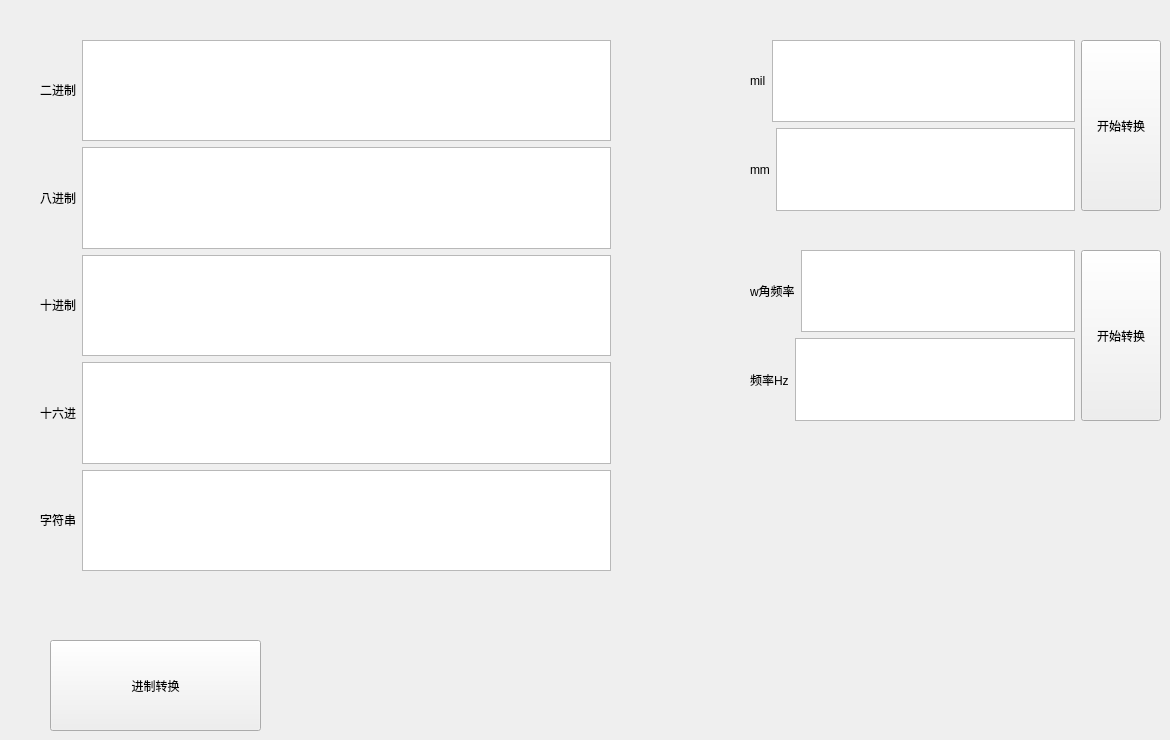
      <widget class="QWidget" name="tab_5">
       <attribute name="title">
        <string>单位进制转换</string>
       </attribute>
       <widget class="QPushButton" name="pushButton_9">
        <property name="geometry">
         <rect>
          <x>50</x>
          <y>640</y>
          <width>211</width>
          <height>91</height>
         </rect>
        </property>
        <property name="text">
         <string>进制转换</string>
        </property>
       </widget>
       <widget class="QWidget" name="layoutWidget_2">
        <property name="geometry">
         <rect>
          <x>750</x>
          <y>250</y>
          <width>411</width>
          <height>171</height>
         </rect>
        </property>
        <layout class="QHBoxLayout" name="horizontalLayout_50">
         <item>
          <layout class="QVBoxLayout" name="verticalLayout_104">
           <item>
            <layout class="QHBoxLayout" name="horizontalLayout_51">
             <item>
              <widget class="QLabel" name="label_112">
               <property name="text">
                <string>w角频率</string>
               </property>
              </widget>
             </item>
             <item>
              <widget class="QTextEdit" name="textEdit_20"/>
             </item>
            </layout>
           </item>
           <item>
            <layout class="QHBoxLayout" name="horizontalLayout_52">
             <item>
              <widget class="QLabel" name="label_113">
               <property name="text">
                <string>频率Hz</string>
               </property>
              </widget>
             </item>
             <item>
              <widget class="QTextEdit" name="textEdit_21"/>
             </item>
            </layout>
           </item>
          </layout>
         </item>
         <item>
          <widget class="QPushButton" name="pushButton_19">
           <property name="sizePolicy">
            <sizepolicy hsizetype="Preferred" vsizetype="Preferred">
             <horstretch>0</horstretch>
             <verstretch>0</verstretch>
            </sizepolicy>
           </property>
           <property name="minimumSize">
            <size>
             <width>0</width>
             <height>150</height>
            </size>
           </property>
           <property name="text">
            <string>开始转换</string>
           </property>
          </widget>
         </item>
        </layout>
       </widget>
       <widget class="QWidget" name="">
        <property name="geometry">
         <rect>
          <x>40</x>
          <y>40</y>
          <width>571</width>
          <height>531</height>
         </rect>
        </property>
        <layout class="QVBoxLayout" name="verticalLayout_102">
         <item>
          <layout class="QHBoxLayout" name="horizontalLayout_20">
           <item>
            <widget class="QLabel" name="label_39">
             <property name="sizePolicy">
              <sizepolicy hsizetype="Fixed" vsizetype="Fixed">
               <horstretch>0</horstretch>
               <verstretch>0</verstretch>
              </sizepolicy>
             </property>
             <property name="text">
              <string>二进制</string>
             </property>
            </widget>
           </item>
           <item>
            <widget class="QTextEdit" name="textEdit_3">
             <property name="sizePolicy">
              <sizepolicy hsizetype="Preferred" vsizetype="Preferred">
               <horstretch>0</horstretch>
               <verstretch>0</verstretch>
              </sizepolicy>
             </property>
            </widget>
           </item>
          </layout>
         </item>
         <item>
          <layout class="QHBoxLayout" name="horizontalLayout_24">
           <item>
            <widget class="QLabel" name="label_43">
             <property name="sizePolicy">
              <sizepolicy hsizetype="Fixed" vsizetype="Fixed">
               <horstretch>0</horstretch>
               <verstretch>0</verstretch>
              </sizepolicy>
             </property>
             <property name="text">
              <string>八进制</string>
             </property>
            </widget>
           </item>
           <item>
            <widget class="QTextEdit" name="textEdit_4">
             <property name="sizePolicy">
              <sizepolicy hsizetype="Preferred" vsizetype="Preferred">
               <horstretch>0</horstretch>
               <verstretch>0</verstretch>
              </sizepolicy>
             </property>
            </widget>
           </item>
          </layout>
         </item>
         <item>
          <layout class="QHBoxLayout" name="horizontalLayout_25">
           <item>
            <widget class="QLabel" name="label_44">
             <property name="sizePolicy">
              <sizepolicy hsizetype="Fixed" vsizetype="Fixed">
               <horstretch>0</horstretch>
               <verstretch>0</verstretch>
              </sizepolicy>
             </property>
             <property name="text">
              <string>十进制</string>
             </property>
            </widget>
           </item>
           <item>
            <widget class="QTextEdit" name="textEdit_5">
             <property name="sizePolicy">
              <sizepolicy hsizetype="Preferred" vsizetype="Preferred">
               <horstretch>0</horstretch>
               <verstretch>0</verstretch>
              </sizepolicy>
             </property>
            </widget>
           </item>
          </layout>
         </item>
         <item>
          <layout class="QHBoxLayout" name="horizontalLayout_26">
           <item>
            <widget class="QLabel" name="label_45">
             <property name="sizePolicy">
              <sizepolicy hsizetype="Fixed" vsizetype="Fixed">
               <horstretch>0</horstretch>
               <verstretch>0</verstretch>
              </sizepolicy>
             </property>
             <property name="text">
              <string>十六进</string>
             </property>
            </widget>
           </item>
           <item>
            <widget class="QTextEdit" name="textEdit_6">
             <property name="sizePolicy">
              <sizepolicy hsizetype="Preferred" vsizetype="Preferred">
               <horstretch>0</horstretch>
               <verstretch>0</verstretch>
              </sizepolicy>
             </property>
            </widget>
           </item>
          </layout>
         </item>
         <item>
          <layout class="QHBoxLayout" name="horizontalLayout_27">
           <item>
            <widget class="QLabel" name="label_46">
             <property name="sizePolicy">
              <sizepolicy hsizetype="Fixed" vsizetype="Fixed">
               <horstretch>0</horstretch>
               <verstretch>0</verstretch>
              </sizepolicy>
             </property>
             <property name="text">
              <string>字符串</string>
             </property>
            </widget>
           </item>
           <item>
            <widget class="QTextEdit" name="textEdit_7">
             <property name="sizePolicy">
              <sizepolicy hsizetype="Preferred" vsizetype="Preferred">
               <horstretch>0</horstretch>
               <verstretch>0</verstretch>
              </sizepolicy>
             </property>
            </widget>
           </item>
          </layout>
         </item>
        </layout>
       </widget>
       <widget class="QWidget" name="">
        <property name="geometry">
         <rect>
          <x>750</x>
          <y>40</y>
          <width>411</width>
          <height>171</height>
         </rect>
        </property>
        <layout class="QHBoxLayout" name="horizontalLayout_49">
         <item>
          <layout class="QVBoxLayout" name="verticalLayout_103">
           <item>
            <layout class="QHBoxLayout" name="horizontalLayout_47">
             <item>
              <widget class="QLabel" name="label_78">
               <property name="text">
                <string>mil</string>
               </property>
              </widget>
             </item>
             <item>
              <widget class="QTextEdit" name="textEdit_16"/>
             </item>
            </layout>
           </item>
           <item>
            <layout class="QHBoxLayout" name="horizontalLayout_48">
             <item>
              <widget class="QLabel" name="label_79">
               <property name="text">
                <string>mm</string>
               </property>
              </widget>
             </item>
             <item>
              <widget class="QTextEdit" name="textEdit_17"/>
             </item>
            </layout>
           </item>
          </layout>
         </item>
         <item>
          <widget class="QPushButton" name="pushButton_16">
           <property name="sizePolicy">
            <sizepolicy hsizetype="Preferred" vsizetype="Preferred">
             <horstretch>0</horstretch>
             <verstretch>0</verstretch>
            </sizepolicy>
           </property>
           <property name="minimumSize">
            <size>
             <width>0</width>
             <height>150</height>
            </size>
           </property>
           <property name="text">
            <string>开始转换</string>
           </property>
          </widget>
         </item>
        </layout>
       </widget>
      </widget>
